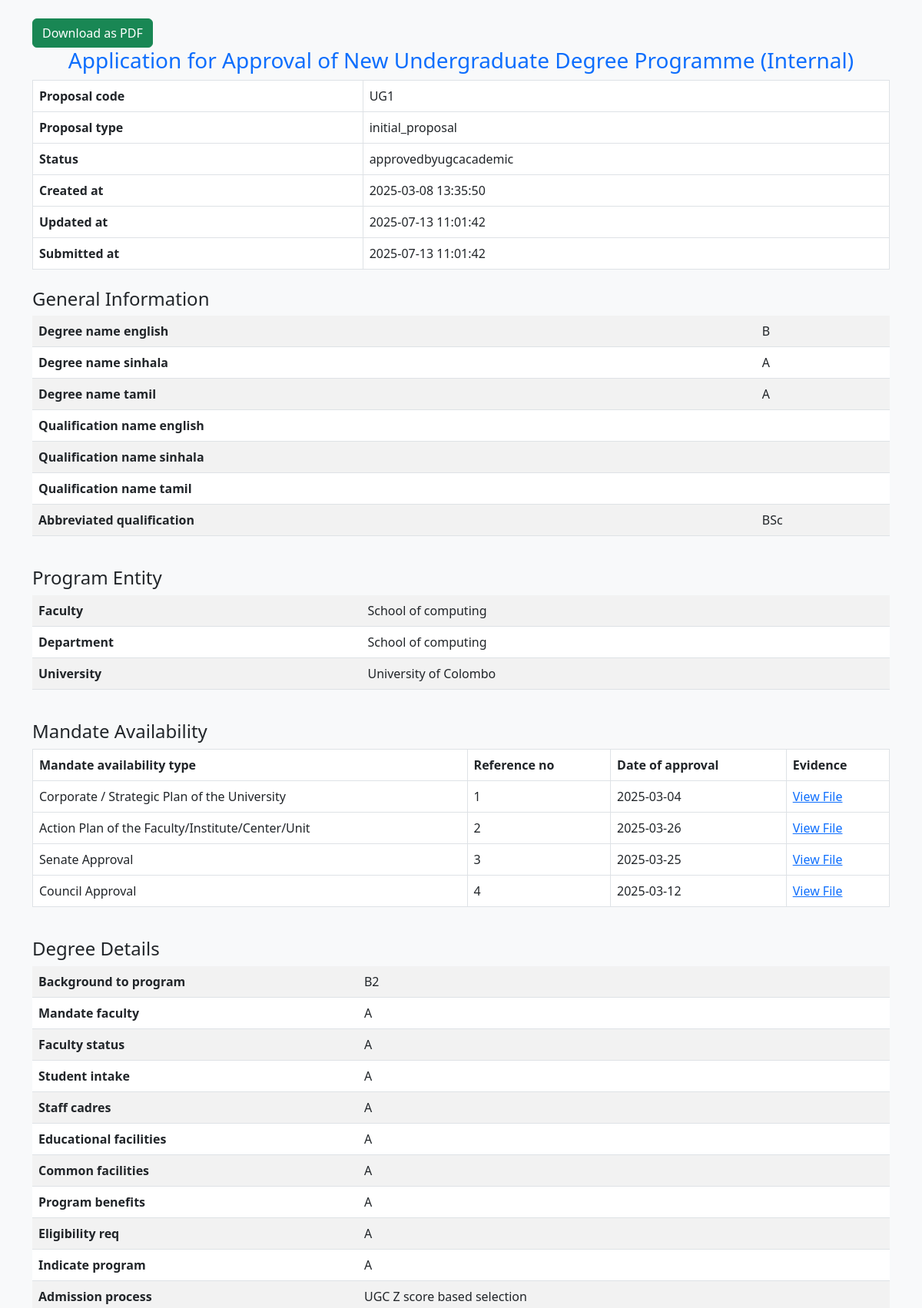
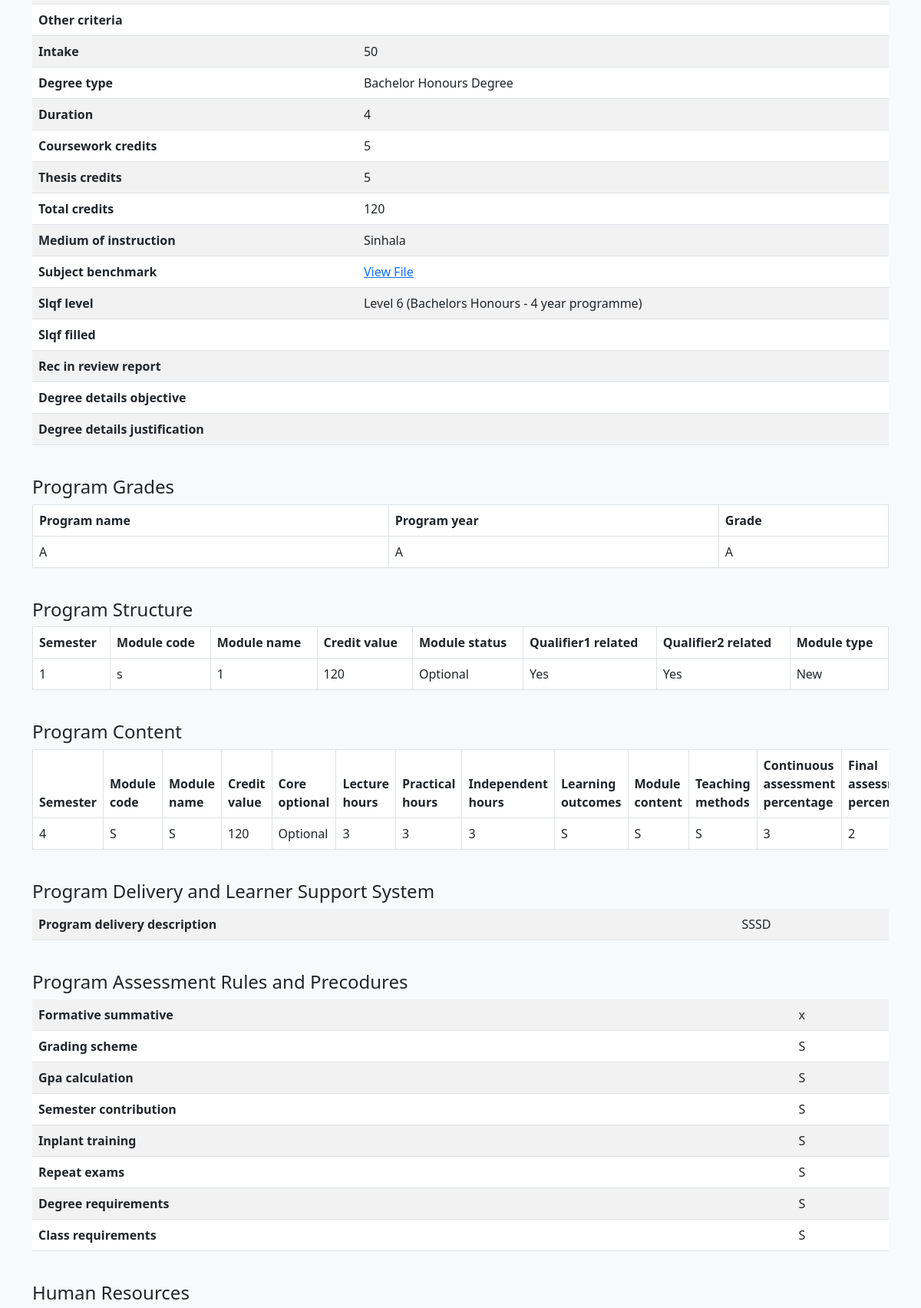
Page /view_proposal_ugc.php?id=1 (signed in, upper part) on the committed database (2 pictures, top to bottom).
### tables this page shows
CREATE TABLE `proposals` (
  `proposal_id` int(11) NOT NULL,
  `university_id` int(11) NOT NULL,
  `created_by` int(11) NOT NULL,
  `status` enum('fresh','draft','submitted','under_review','approvedbydean','rejectedbydean','rejectedbyvc','approvedbyvc','approvedbycqa','rejectedbycqa','approvedbyugcfinance','rejectedbyugcfinance','approvedbyugchr','rejectedbyugchr','approvedbyugcidd','rejecteddbyugcidd','approvedbyugcacademic','rejectedbyugcacademic','approvedbyugcadmission','rejectedbyugcadmission','approvedbyqachead','rejectedbyqachead','approvedbyTA','rejectedbyTA','approvedbysecretary','rejectedbysecretary','approvedbyStandardCommittee','rejectedbyStandardCommittee','approvedbyqachead_revised','approvedbydean_revised','approvedbycqa_revised','approvedbyvc_revised','resignature_request_from_university','re-signed_dean','re-signed_cqa','re-signed_vc','approvedbyalldepartments','under_review_by_ATechAssistant','under_review_by_BTechAssistant') DEFAULT 'draft',
  `university_visible_status` varchar(100) NOT NULL,
  `created_at` timestamp NOT NULL DEFAULT current_timestamp(),
  `updated_at` timestamp NOT NULL DEFAULT current_timestamp() ON UPDATE current_timestamp(),
  `submitted_at` timestamp NULL DEFAULT NULL ON UPDATE current_timestamp(),
  `id` int(11) DEFAULT NULL,
  `proposal_code` varchar(1000) NOT NULL,
  `proposal_type` varchar(100) NOT NULL,
  `last_updated_by` int(11) DEFAULT NULL
);

CREATE TABLE `proposal_general_info` (
  `proposal_id` int(11) NOT NULL,
  `degree_name_english` varchar(255) NOT NULL,
  `degree_name_sinhala` varchar(255) NOT NULL,
  `degree_name_tamil` varchar(255) NOT NULL,
  `abbreviated_qualification` varchar(50) NOT NULL,
  `general_info_id` int(11) NOT NULL,
  `qualification_name_english` varchar(1000) NOT NULL,
  `qualification_name_sinhala` varchar(1000) NOT NULL,
  `qualification_name_tamil` varchar(1000) NOT NULL
);

CREATE TABLE `proposal_program_entity` (
  `proposal_id` int(11) NOT NULL,
  `faculty` varchar(255) NOT NULL,
  `department` varchar(255) DEFAULT NULL,
  `program_entity_id` int(11) NOT NULL,
  `university` varchar(1000) DEFAULT NULL
);

CREATE TABLE `proposal_mandate_availability` (
  `mandate_availability_type` varchar(1000) NOT NULL,
  `reference_no` varchar(1000) DEFAULT NULL,
  `date_of_approval` date NOT NULL,
  `evidence` varchar(1000) NOT NULL,
  `mandate_availability_id` int(11) NOT NULL,
  `proposal_id` int(11) NOT NULL,
  `program_entity_id` int(11) DEFAULT NULL
);

CREATE TABLE `proposal_degree_details` (
  `background_to_program` text NOT NULL,
  `mandate_faculty` text NOT NULL,
  `faculty_status` text NOT NULL,
  `student_intake` text NOT NULL,
  `staff_cadres` text NOT NULL,
  `educational_facilities` text NOT NULL,
  `common_facilities` text NOT NULL,
  `program_benefits` text NOT NULL,
  `eligibility_req` text NOT NULL,
  `indicate_program` text NOT NULL,
  `admission_process` text NOT NULL,
  `other_criteria` text NOT NULL,
  `intake` int(11) NOT NULL,
  `degree_type` varchar(100) NOT NULL,
  `duration` varchar(50) NOT NULL,
  `coursework_credits` int(11) NOT NULL,
  `thesis_credits` int(11) NOT NULL,
  `total_credits` int(11) NOT NULL,
  `medium_of_instruction` set('English','Sinhala','Tamil') NOT NULL,
  `degree_id` int(11) NOT NULL,
  `proposal_id` int(11) NOT NULL,
  `subject_benchmark` varchar(1000) DEFAULT NULL,
  `slqf_level` set('Level 5 (Bachelors)','Level 6 (Bachelors Honours - 4 year programme)') DEFAULT NULL,
  `rec_in_review_report` text NOT NULL,
  `degree_details_objective` varchar(1000) NOT NULL,
  `degree_details_justification` varchar(1000) NOT NULL,
  `slqf_filled` set('Yes','No') NOT NULL
);

CREATE TABLE `proposal_grades_received` (
  `degree_id` int(11) NOT NULL,
  `program_id` int(11) NOT NULL,
  `program_name` varchar(1000) NOT NULL,
  `program_year` varchar(1000) NOT NULL,
  `grade` varchar(1000) NOT NULL,
  `proposal_id` int(11) DEFAULT NULL
);

CREATE TABLE `proposal_program_structure` (
  `program_structure_id` int(11) NOT NULL,
  `proposal_id` int(11) NOT NULL,
  `semester` int(11) NOT NULL,
  `module_code` varchar(50) NOT NULL,
  `module_name` varchar(255) NOT NULL,
  `credit_value` int(11) NOT NULL,
  `module_status` enum('Compulsory','Optional') NOT NULL,
  `qualifier1_related` varchar(1000) DEFAULT '0',
  `qualifier2_related` varchar(1000) DEFAULT '0',
  `module_type` enum('Existing','New') NOT NULL
);

CREATE TABLE `proposal_program_content` (
  `content_id` int(11) NOT NULL,
  `proposal_id` int(11) NOT NULL,
  `semester` int(11) NOT NULL,
  `module_code` varchar(1000) NOT NULL,
  `module_name` varchar(1000) NOT NULL,
  `credit_value` int(11) NOT NULL,
  `core_optional` enum('Core','Optional') NOT NULL,
  `lecture_hours` int(11) NOT NULL,
  `practical_hours` int(11) NOT NULL,
  `independent_hours` int(11) NOT NULL,
  `learning_outcomes` varchar(1000) NOT NULL,
  `module_content` varchar(1000) NOT NULL,
  `teaching_methods` varchar(1000) NOT NULL,
  `continuous_assessment_percentage` int(11) NOT NULL,
  `final_assessment_percentage` int(11) NOT NULL,
  `recommended_reading` varchar(1000) NOT NULL
);

CREATE TABLE `proposal_program_delivery` (
  `proposal_id` int(11) NOT NULL,
  `program_delivery_description` text NOT NULL,
  `program_delivery_id` int(11) NOT NULL
);

CREATE TABLE `proposal_assessment_rules` (
  `proposal_id` int(11) NOT NULL,
  `formative_summative` text NOT NULL,
  `grading_scheme` text NOT NULL,
  `gpa_calculation` text NOT NULL,
  `semester_contribution` text NOT NULL,
  `inplant_training` text NOT NULL,
  `repeat_exams` text NOT NULL,
  `degree_requirements` text NOT NULL,
  `class_requirements` text NOT NULL,
  `assessment_rule_id` int(11) NOT NULL
);

### view_proposal_ugc.php (the view, shortened to what this page needs)
<?php
require 'databaseconnection.php';
$proposal_id = $_GET['id'];
$proposalQuery = "SELECT proposal_code, proposal_type, status, created_at, updated_at, submitted_at FROM proposals WHERE proposal_id = ?";
$degreeDetailsQuery = "SELECT
    background_to_program, mandate_faculty,
    faculty_status, student_intake, staff_cadres, educational_facilities,
    common_facilities, program_benefits, eligibility_req, indicate_program,
    admission_process, other_criteria, intake, degree_type, duration,
    coursework_credits, thesis_credits, total_credits, medium_of_instruction,
    subject_benchmark, slqf_level, slqf_filled, rec_in_review_report, degree_details_objective, degree_details_justification
FROM proposal_degree_details WHERE proposal_id = ?";
$generalInfoQuery = "SELECT
  degree_name_english,
  degree_name_sinhala,
  degree_name_tamil,
  qualification_name_english,
  qualification_name_sinhala,
  qualification_name_tamil,
  abbreviated_qualification FROM proposal_general_info WHERE proposal_id = ?";
$programEntityQuery = "SELECT faculty, department, university
FROM proposal_program_entity WHERE proposal_id = ?";
$mandateAvailabilityQuery = "SELECT mandate_availability_type, reference_no,
date_of_approval, evidence FROM proposal_mandate_availability WHERE proposal_id = ?";
$assessmentRulesQuery = "SELECT formative_summative,
  grading_scheme,
  gpa_calculation,
  semester_contribution,
  inplant_training,
  repeat_exams,
  degree_requirements,
  class_requirements FROM proposal_assessment_rules WHERE proposal_id = ?";
$programContentQuery = "SELECT
  semester,
  module_code,
  module_name,
  credit_value,
  core_optional,
  lecture_hours,
  practical_hours,
  independent_hours,
  learning_outcomes,
  module_content,
  teaching_methods,
  continuous_assessment_percentage,
  final_assessment_percentage,
  recommended_reading FROM proposal_program_content WHERE proposal_id = ?";
$programStructureQuery = "SELECT
  semester,
  module_code,
  module_name,
  credit_value,
  module_status,
  qualifier1_related,
  qualifier2_related,
  module_type FROM proposal_program_structure WHERE proposal_id = ?";
$programDeliveryQuery = "SELECT program_delivery_description FROM proposal_program_delivery WHERE proposal_id = ?";
$stmt = $connection->prepare($proposalQuery);
$stmt->bind_param("i", $proposal_id);
$stmt->execute();
$proposal = $stmt->get_result()->fetch_assoc();
function fetchData($connection, $query, $proposal_id) {
    $stmt = $connection->prepare($query);
    $stmt->bind_param("i", $proposal_id);
    $stmt->execute();
    return $stmt->get_result()->fetch_all(MYSQLI_ASSOC);
}
$degreeDetails = fetchData($connection, $degreeDetailsQuery, $proposal_id);
$generalInfo = fetchData($connection, $generalInfoQuery, $proposal_id);
$programEntity = fetchData($connection, $programEntityQuery, $proposal_id);
$mandateAvailability = fetchData($connection, $mandateAvailabilityQuery, $proposal_id);
$assessmentRules = fetchData($connection, $assessmentRulesQuery, $proposal_id);
$programContent = fetchData($connection, $programContentQuery, $proposal_id);
$programStructure = fetchData($connection, $programStructureQuery, $proposal_id);
$programDelivery = fetchData($connection, $programDeliveryQuery, $proposal_id);
function formatValue($value) {
    if (strpos($value, "Proposal_sections/uploads/") !== false && preg_match('/\.pdf$/i', $value)) {
        return "<a href='" . UPLOADS_DIR . basename($value) . "' target='_blank'>View File</a>";
    }
    return htmlspecialchars($value);
}
function displayFormSection($sectionTitle, $sectionData) {
    if (!empty($sectionData)) {
        echo "<h4 class='mt-4'>$sectionTitle</h4>";
        echo "<div class='table-responsive'><table class='table table-striped'>";
        foreach ($sectionData[0] as $key => $value) {
            echo "<tr><th>" . ucfirst(str_replace('_', ' ', $key)) . "</th><td>" . formatValue($value) . "</td></tr>";
        }
        echo "</table></div>";
    }
}
function displayTableSection($sectionTitle, $sectionData) {
    if (!empty($sectionData)) {
        echo "<h4 class='mt-4'>$sectionTitle</h4>";
        echo "<div class='table-responsive'><table class='table table-bordered'>";
        echo "<thead><tr>";
        foreach (array_keys($sectionData[0]) as $column) {
            echo "<th>" . ucfirst(str_replace('_', ' ', $column)) . "</th>";
        }
        echo "</tr></thead><tbody>";
        foreach ($sectionData as $row) {
            echo "<tr>";
            foreach ($row as $value) {
                echo "<td>" . formatValue($value) . "</td>";
            }
            echo "</tr>";
        }
        echo "</tbody></table></div>";
    }
}
?>
<!DOCTYPE html>
<html lang="en">
<head>
    <link href="https://cdn.jsdelivr.net/npm/bootstrap@5.3.0/dist/css/bootstrap.min.css" rel="stylesheet">
</head>
<body class="container mt-4 bg-light">
<div class="no-print d-flex gap-2 mt-3">
    <form action="generate_final_proposal.php" method="GET">
        <button type="submit" class="btn btn-success">Download as PDF</button>
    </form>
</div>
    <h3 class = "text-center text-primary">Application for Approval of New Undergraduate Degree Programme (Internal)</h3>
    <table class="table table-bordered">
        <?php foreach ($proposal as $key => $value) { ?>
            <tr><th><?php echo ucfirst(str_replace('_', ' ', $key)); ?></th><td><?php echo htmlspecialchars($value); ?></td></tr>
        <?php } ?>
    </table>
    <?php
     displayFormSection("General Information", $generalInfo);
     displayTableSection("Mandate Availability", $mandateAvailability);
    ?>
</body>
</html>
</body>
</html>

### rows in the picture
proposals: proposal_code "UG1", proposal_type "initial_proposal", status "approvedbyugcacademic", created_at "2025-03-08 13:35:50", updated_at "2025-07-13 11:01:42", submitted_at "2025-07-13 11:01:42"
proposal_general_info: degree_name_english "B", degree_name_sinhala "A", degree_name_tamil "A", abbreviated_qualification "BSc"
proposal_program_entity: faculty "School of computing", department "School of computing", university "University of Colombo"
proposal_mandate_availability: mandate_availability_type "Corporate / Strategic Plan of the University", reference_no "1", date_of_approval "2025-03-04"
proposal_mandate_availability: mandate_availability_type "Action Plan of the Faculty/Institute/Center/Unit", reference_no "2", date_of_approval "2025-03-26"
proposal_mandate_availability: mandate_availability_type "Senate Approval", reference_no "3", date_of_approval "2025-03-25"
proposal_mandate_availability: mandate_availability_type "Council Approval", reference_no "4", date_of_approval "2025-03-12"
proposal_degree_details: background_to_program "B2", mandate_faculty "A", faculty_status "A", student_intake "A", staff_cadres "A", educational_facilities "A", common_facilities "A", program_benefits "A", eligibility_req "A", indicate_program "A", admission_process "UGC Z score based selection", intake "50", degree_type "Bachelor Honours Degree", duration "4", coursework_credits "5", thesis_credits "5", total_credits "120", medium_of_instruction "Sinhala", slqf_level "Level 6 (Bachelors Honours - 4 year programme)"
proposal_grades_received: value "A"
proposal_program_structure: value "1", module_code "s", credit_value "120", module_status "Optional", value "Yes", module_type "New"
proposal_program_content: semester "4", value "S", credit_value "120", core_optional "Optional", value "3", final_assessment_percentage "2"
proposal_program_delivery: key "Program delivery description", program_delivery_description "SSSD"
proposal_assessment_rules: formative_summative "x", grading_scheme "S", gpa_calculation "S", semester_contribution "S", inplant_training "S", repeat_exams "S", degree_requirements "S", class_requirements "S"

### other values in the picture
str_replace('_', ' ', $key) "Proposal code"
str_replace('_', ' ', $key) "Proposal type"
str_replace('_', ' ', $key) "Status"
str_replace('_', ' ', $key) "Created at"
str_replace('_', ' ', $key) "Updated at"
str_replace('_', ' ', $key) "Submitted at"
$sectionTitle "General Information Program Entity Degree Details Program Delivery and Learner Support System Program Assessment Rules and Precodures"
str_replace('_', ' ', $key) "Degree name english"
str_replace('_', ' ', $key) "Degree name sinhala"
str_replace('_', ' ', $key) "Degree name tamil"
str_replace('_', ' ', $key) "Qualification name english"
str_replace('_', ' ', $key) "Qualification name sinhala"
str_replace('_', ' ', $key) "Qualification name tamil"
str_replace('_', ' ', $key) "Abbreviated qualification"
str_replace('_', ' ', $key) "Faculty"
